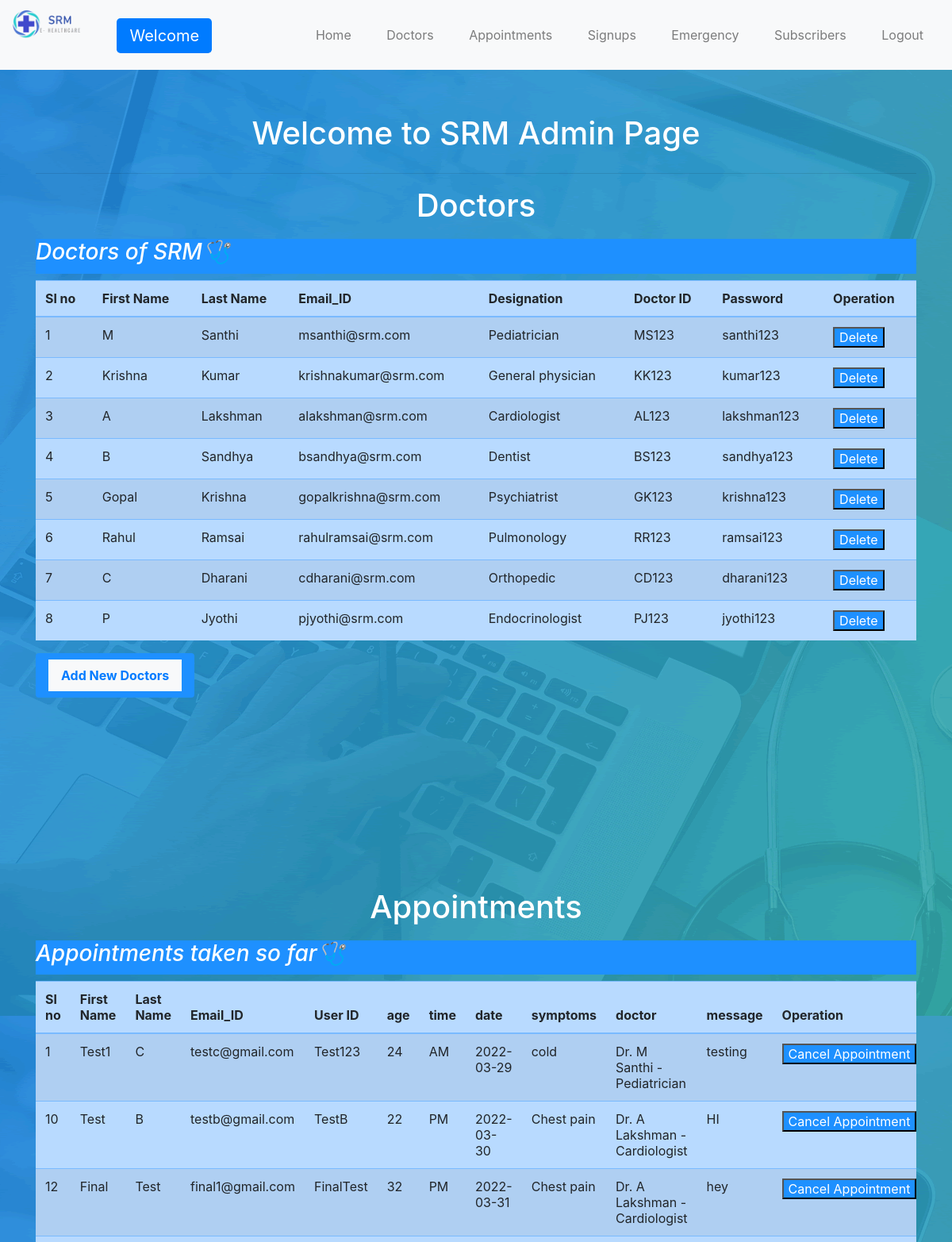
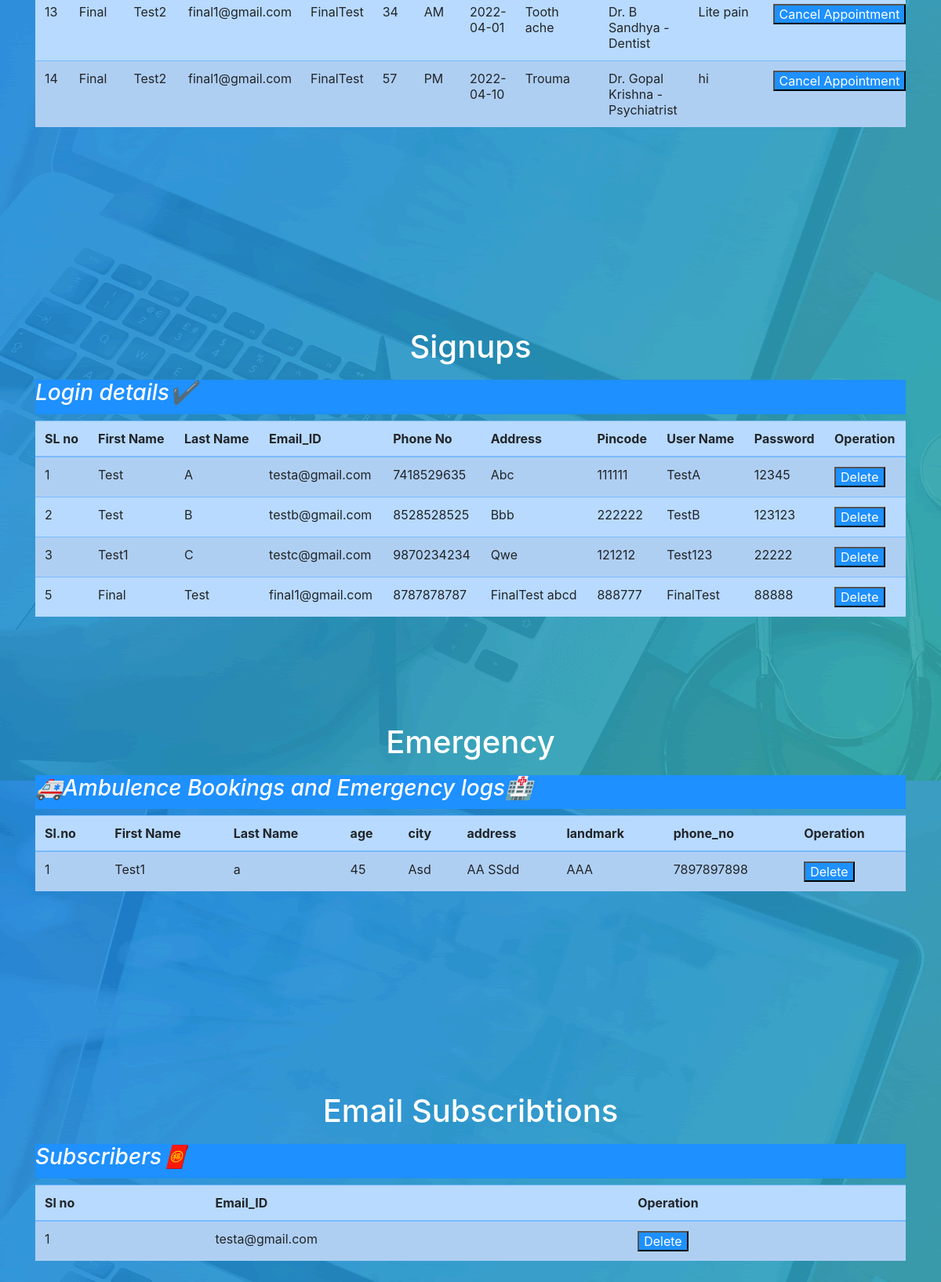
/admins.php, run on the app's committed database (2 pictures, top to bottom).
### tables this page shows
CREATE TABLE `doctors` (
  `sl_no` bigint(250) NOT NULL,
  `f_name` varchar(250) NOT NULL,
  `l_name` varchar(250) NOT NULL,
  `email_id` varchar(250) NOT NULL,
  `designation` varchar(250) NOT NULL,
  `dr_id` varchar(10) NOT NULL,
  `pswd` varchar(250) NOT NULL
);

CREATE TABLE `appointments` (
  `sl_no` bigint(250) NOT NULL,
  `f_name` varchar(250) NOT NULL,
  `l_name` varchar(250) NOT NULL,
  `email_id` varchar(250) NOT NULL,
  `username` varchar(250) NOT NULL,
  `age` int(250) NOT NULL,
  `time` varchar(250) NOT NULL,
  `date` varchar(250) NOT NULL,
  `symptoms` varchar(250) NOT NULL,
  `doctor` varchar(250) NOT NULL,
  `other_details` varchar(250) NOT NULL
);

CREATE TABLE `clientlogins` (
  `sl_no` bigint(250) NOT NULL,
  `f_name` varchar(250) NOT NULL,
  `l_name` varchar(250) NOT NULL,
  `email_id` varchar(250) NOT NULL,
  `ph_no` varchar(250) NOT NULL,
  `address` varchar(250) NOT NULL,
  `pincode` varchar(250) NOT NULL,
  `username` varchar(250) NOT NULL,
  `cr_pswd` varchar(250) NOT NULL,
  `cn_pswd` varchar(250) NOT NULL
);

CREATE TABLE `emergency` (
  `sl_no` bigint(250) NOT NULL,
  `f_name` varchar(250) NOT NULL,
  `l_name` varchar(250) NOT NULL,
  `age` varchar(250) NOT NULL,
  `city` varchar(250) NOT NULL,
  `address` varchar(250) NOT NULL,
  `landmark` varchar(250) NOT NULL,
  `phone_no` varchar(250) NOT NULL
);

CREATE TABLE `subscriptions` (
  `sl_no` bigint(250) NOT NULL,
  `Email_ID` varchar(250) NOT NULL
);

### admins.php (the view, shortened to what this page needs)
<html>
    <head>
    <link rel="stylesheet" href="https://cdn.jsdelivr.net/npm/bootstrap@4.5.3/dist/css/bootstrap.min.css">
        <link rel="stylesheet" href="style.css">
        <link rel="stylesheet" href="css/responsive.css">
    </head>
    <body>
  <nav class="navbar fixed-top navbar-expand-lg navbar-light bg-light">
  <a class="navbar-brand" href="#"><img src="images/flogo.png" width="25%" class="d-inline-block align-top" alt="" loading="lazy">
  <h1 class="btn btn-lg btn-primary" id="addid"> <?php
  echo "Welcome  ".$_SESSION['adid'];
  ?></h1>
  </a>
  <div class="collapse navbar-collapse" id="navbarNav">
    <ul class="navbar-nav">
      <li class="nav-item">
        <button type="button" class="btn btn-outline-primary"><a class="nav-link" href="#">Home</a></button>
      </li>&nbsp;
      <li class="nav-item active">
        <button type="button" class="btn btn-outline-primary"><a class="nav-link" href="#Doctors">Doctors</a></button>
      </li>&nbsp;
      <li class="nav-item active">
        <button type="button" class="btn btn-outline-primary"><a class="nav-link" href="#Appointments">Appointments</a></button>
      </li>&nbsp;
      <li class="nav-item active">
        <button type="button" class="btn btn-outline-primary"><a class="nav-link" href="#Signups">Signups</a></button>
      </li>&nbsp;
      <li class="nav-item active">
        <button type="button" class="btn btn-outline-primary"><a class="nav-link" href="#Emergency">Emergency</a></button>
      </li>&nbsp;
      <li class="nav-item active">
        <button type="button" class="btn btn-outline-primary"><a class="nav-link" href="#Subscribers">Subscribers</a></button>
      </li>&nbsp;
      <li class="nav-item active">
        <button type="button" class="btn btn-outline-primary"><a class="nav-link" href="management.html">Logout</a></button>
      </li>
    </ul>
  </div>
</nav>
            </body>
</html>
<html>
    <head>
    <link rel="stylesheet" href="https://cdn.jsdelivr.net/npm/bootstrap@4.5.3/dist/css/bootstrap.min.css">
    </head>
    <body>
      <div id="Doctors" class="section wow fadeIn">
        <div class="container">
          <br>
        <h1>
          Welcome to SRM Admin Page</h1><hr>
        <h1>Doctors</h1>
            <h3>Doctors of SRM🩺</h3>
<div class="table-responsive">
        <table class="table table-striped table-primary">
            <thead>
            <tr>
                <th>Sl no</th>
                <th>First Name</th>
                <th>Last Name</th>
                <th>Email_ID</th>
                <th>Designation</th>
                <th>Doctor ID</th>
                <th>Password</th>
                <th colspan="2" align="center">Operation</th>
                </tr></thead>
<?php
            include("connection.php");
            $query = "SELECT * FROM doctors";
            $data = mysqli_query($con,$query);
            $total = mysqli_num_rows($data);
                if($total != 0){
                    while($result = mysqli_fetch_assoc($data)){
                        echo"
                        <tr>
                        <td>".$result['sl_no']."</td>
                        <td>".$result['f_name']."</td>
                        <td>".$result['l_name']."</td>
                        <td>".$result['email_id']."</td>
                        <td>".$result['designation']."</td>
                        <td>".$result['dr_id']."</td>
                        <td>".$result['pswd']."</td>
                        <td><a href= 'delete2.php?dr_id=$result[dr_id]' onclick = 'return checkdelete()'><input type = 'submit' value='Delete' id = 'dc'></td>
                        </tr>
                        ";
                    }
                }
                else{
                    echo "No recodrs found";
                }
            ?>
        </table>
      </div>
        <button class="nav-link btn" id="dc"><b><a class="nav-link bg-light" href="addoct.html">Add New Doctors</a></b></button>
            </div>
          </div>
    </body>
</html>
<html>
    <head>
    <link rel="stylesheet" href="https://cdn.jsdelivr.net/npm/bootstrap@4.5.3/dist/css/bootstrap.min.css">
    </head>
    <body>
      <div id="Appointments" class="section wow fadeIn">
        <div class="container">
        <h1>Appointments</h1>
            <div><h3>Appointments taken so far🩺</h3>
        </div>
        <div class="table-responsive">
        <table class="table table-striped table-primary">
            <thead>
            <tr>
                <th>Sl no</th>
                <th>First Name</th>
                <th>Last Name</th>
                <th>Email_ID</th>
                <th>User ID</th>
                <th>age</th>
                <th>time</th>
                <th>date</th>
                <th>symptoms</th>
                <th>doctor</th>
                <th>message</th>
                <th colspan="2" align="center">Operation</th>
                </tr></thead>
<?php
            include("connection.php");
            $query = "SELECT * FROM appointments";
            $data = mysqli_query($con,$query);
            $total = mysqli_num_rows($data);
                if($total != 0){
                    while($result = mysqli_fetch_assoc($data)){
                        echo"
                        <tr>
                        <td>".$result['sl_no']."</td>
                        <td>".$result['f_name']."</td>
                        <td>".$result['l_name']."</td>
                        <td>".$result['email_id']."</td>
                        <td>".$result['username']."</td>
                        <td>".$result['age']."</td>
                        <td>".$result['time']."</td>
                        <td>".$result['date']."</td>
                        <td>".$result['symptoms']."</td>
                        <td>".$result['doctor']."</td>
                        <td>".$result['other_details']."</td>
                        <td><a href= 'delete3.php?date=$result[date]' onclick = 'return checkdelete()'><input type = 'submit' value='Cancel Appointment' id = 'dc'></td>
                        </tr>
                        ";
                    }
                }
                else{
                    echo "No recodrs found";
                }
            ?>
        </table>
      </div>
            </div>
          </div>
    </body>
</html>
<html>
    <head>
    <link rel="stylesheet" href="https://cdn.jsdelivr.net/npm/bootstrap@4.5.3/dist/css/bootstrap.min.css">
    </head>
    <body>
<div id="Signups" class="section wow fadeIn">
  <div class="container">
<div id="signups">
<h1>Signups</h1>
    <h3>Login details✔</h3>
    <div class="table-responsive">
<table class="table table-striped table-primary">
    <thead>
    <tr>
        <th>SL no</th>
        <th>First Name</th>
        <th>Last Name</th>
        <th>Email_ID</th>
        <th>Phone No</th>
        <th>Address</th>
        <th>Pincode</th>
        <th>User Name</th>
        <th>Password</th>
        <th colspan="2" align="center">Operation</th>
    </tr>
        </thead>
<?php
    include("connection.php");
    $query = "SELECT * FROM clientlogins";
    $data = mysqli_query($con,$query);
    $total = mysqli_num_rows($data);
        if($total != 0){
            while($result = mysqli_fetch_assoc($data)){
                echo"
                <tr>
                <td>".$result['sl_no']."</td>
                <td>".$result['f_name']."</td>
                <td>".$result['l_name']."</td>
                <td>".$result['email_id']."</td>
                <td>".$result['ph_no']."</td>
                <td>".$result['address']."</td>
                <td>".$result['pincode']."</td>
                <td>".$result['username']."</td>
                <td>".$result['cn_pswd']."</td>
                <td><a href= 'delete1.php?username=$result[username]' onclick = 'return checkdelete()'><input type = 'submit' value='Delete' id = 'dc'></td>
                </tr>
                ";
            }
        }
        else{
            echo "No recodrs found";
        }
    ?>
</table>
</div>
    </div>
    </div>
<html>
    <head>
    <link rel="stylesheet" href="https://cdn.jsdelivr.net/npm/bootstrap@4.5.3/dist/css/bootstrap.min.css">
    </head>
    <body>
        <div id="Emergency" class="section wow fadeIn">
          <div class="container">
        <h1>Emergency</h1>
            <div><h3>🚑Ambulence Bookings and Emergency logs🏥</h3>
        </div>
        <div class="table-responsive">
        <table class="table table-striped table-primary">
            <thead>
            <tr>
                <th>Sl.no</th>
                <th>First Name</th>
                <th>Last Name</th>
                <th>age</th>
                <th>city</th>
                <th>address</th>
                <th>landmark</th>
                <th>phone_no</th>
               <th colspan="2" align="center">Operation</th>
                </tr></thead>
<?php
            include("connection.php");
            $query = "SELECT * FROM emergency";
            $data = mysqli_query($con,$query);
            $total = mysqli_num_rows($data);
                if($total != 0){
                    while($result = mysqli_fetch_assoc($data)){
                        echo"
                        <tr>
                        <td>".$result['sl_no']."</td>
                        <td>".$result['f_name']."</td>
                        <td>".$result['l_name']."</td>
                        <td>".$result['age']."</td>
                        <td>".$result['city']."</td>
                        <td>".$result['address']."</td>
                        <td>".$result['landmark']."</td>
                        <td>".$result['phone_no']."</td>
                        <td><a href= 'delete4.php?sl_no=$result[sl_no]' onclick = 'return checkdelete()'><input type = 'submit' value='Delete' id = 'dc'></td>
                        </tr>
                        ";
                    }
                }
                else{
                    echo "No recodrs found";
                }
            ?>
        </table>
      </div>
            </div>
          </div>
    </body>
</html>
<html>
    <head>
    <link rel="stylesheet" href="https://cdn.jsdelivr.net/npm/bootstrap@4.5.3/dist/css/bootstrap.min.css">
    </head>
    <body>
      <div id="Subscribers" class="section wow fadeIn">
        <div class="container">
        <h1>Email Subscribtions</h1>
            <div><h3>Subscribers🧧</h3>
        </div>
        <div class="table-responsive">
        <table class="table table-striped table-primary">
            <thead>
            <tr>
                <th>Sl no</th>
                <th>Email_ID</th>
                <th colspan="2" align="center">Operation</th>
                </tr></thead>
<?php
            include("connection.php");
            $query = "SELECT * FROM subscriptions";
            $data = mysqli_query($con,$query);
            $total = mysqli_num_rows($data);
                if($total != 0){
                    while($result = mysqli_fetch_assoc($data)){
                        echo"
                        <tr>
                        <td>".$result['sl_no']."</td>
                        <td>".$result['Email_ID']."</td>
                        <td><a href= 'delete5.php? Email_ID=$result[Email_ID]' onclick = 'return checkdelete()'><input type = 'submit' value='Delete' id = 'dc'></td>
                        </tr>
                        ";
                    }
                }
                else{
                    echo "No recodrs found";
                }
            ?>
        </table>
      </div>
            </div>
          </div>
    </body>
</html>

### style.css (style rules this page uses)
body { color: #999; font-size: 15px; font-family: 'Source Sans Pro', sans-serif; line-height: 1.80857; }
a { color: #1f1f1f; text-decoration: none !important; outline: none !important; -webkit-transition: all .3s ease-in-out; -moz-transition: all .3s ease-in-out; -ms-transition: all .3s ease-in-out; -o-transition: all .3s ease-in-out; transition: all .3s ease-in-out; }
h1, h2, h3, h4, h5, h6 { letter-spacing: 0; font-weight: normal; position: relative; padding: 0 0 10px 0; font-weight: normal; line-height: 120% !important; color: #1f1f1f; margin: 0 }
h1 { font-size: 24px }
h3 { font-size: 18px }
a { color: #1f1f1f; text-decoration: none; outline: none; }
a, .btn { text-decoration: none !important; outline: none !important; -webkit-transition: all .3s ease-in-out; -moz-transition: all .3s ease-in-out; -ms-transition: all .3s ease-in-out; -o-transition: all .3s ease-in-out; transition: all .3s ease-in-out; }
.navbar-nav li { position: relative; }
.section { display: block; position: relative; overflow: hidden; padding: 120px 0; }
.btn { border: 0 !important; }

### css/responsive.css (style rules this page uses)
@media (max-width: 1200px) { .container { width: 90%; } }

### admins.php (style rules this page uses)
body { background-image:url(images/price-bg.png); }
#dc { text-align: center; background-color: DodgerBlue; color: white; }
h1 { color: white; text-align: center; }
#addid { padding-top: 10px; padding-bottom: 10px; margin-top: 10px; text-align:center; }
h3 { text-align: left; background-color: DodgerBlue; color: white; font-style: oblique; }

### data on the page
doctors: sl_no "1", f_name "M", l_name "Santhi", email "msanthi@srm.com", designation "Pediatrician", dr "MS123", pswd "santhi123"
doctors: sl_no "2", f_name "Krishna", l_name "Kumar", email "krishnakumar@srm.com", designation "General physician", dr "KK123", pswd "kumar123"
doctors: sl_no "3", f_name "A", l_name "Lakshman", email "alakshman@srm.com", designation "Cardiologist", dr "AL123", pswd "lakshman123"
doctors: sl_no "4", f_name "B", l_name "Sandhya", email "bsandhya@srm.com", designation "Dentist", dr "BS123", pswd "sandhya123"
doctors: sl_no "5", f_name "Gopal", l_name "Krishna", email "gopalkrishna@srm.com", designation "Psychiatrist", dr "GK123", pswd "krishna123"
doctors: sl_no "6", f_name "Rahul", l_name "Ramsai", email "rahulramsai@srm.com", designation "Pulmonology", dr "RR123", pswd "ramsai123"
doctors: sl_no "7", f_name "C", l_name "Dharani", email "cdharani@srm.com", designation "Orthopedic", dr "CD123", pswd "dharani123"
doctors: sl_no "8", f_name "P", l_name "Jyothi", email "pjyothi@srm.com", designation "Endocrinologist", dr "PJ123", pswd "jyothi123"
appointments: sl_no "1", f_name "Test1", l_name "C", email "testc@gmail.com", username "Test123", age "24", time "AM", date "2022-03-29", symptoms "cold", doctor "Dr. M Santhi - Pediatrician", other_details "testing"
appointments: sl_no "10", f_name "Test", l_name "B", email "testb@gmail.com", username "TestB", age "22", time "PM", date "2022-03-30", symptoms "Chest pain", doctor "Dr. A Lakshman - Cardiologist", other_details "HI"
appointments: sl_no "12", f_name "Final", l_name "Test", email "final1@gmail.com", username "FinalTest", age "32", time "PM", date "2022-03-31", symptoms "Chest pain", doctor "Dr. A Lakshman - Cardiologist", other_details "hey"
appointments: sl_no "13", f_name "Final", l_name "Test2", email "final1@gmail.com", username "FinalTest", age "34", time "AM", date "2022-04-01", symptoms "Tooth ache", doctor "Dr. B Sandhya - Dentist", other_details "Lite pain"
appointments: sl_no "14", f_name "Final", l_name "Test2", email "final1@gmail.com", username "FinalTest", age "57", time "PM", date "2022-04-10", symptoms "Trouma", doctor "Dr. Gopal Krishna - Psychiatrist", other_details "hi"
clientlogins: sl_no "1", f_name "Test", l_name "A", email "testa@gmail.com", ph_no "7418529635", address "Abc", pincode "111111", username "TestA", cn_pswd "12345"
clientlogins: sl_no "2", f_name "Test", l_name "B", email "testb@gmail.com", ph_no "8528528525", address "Bbb", pincode "222222", username "TestB", cn_pswd "123123"
clientlogins: sl_no "3", f_name "Test1", l_name "C", email "testc@gmail.com", ph_no "9870234234", address "Qwe", pincode "121212", username "Test123", cn_pswd "22222"
clientlogins: sl_no "5", f_name "Final", l_name "Test", email "final1@gmail.com", ph_no "8787878787", address "FinalTest abcd", pincode "888777", username "FinalTest", cn_pswd "88888"
emergency: sl_no "1", f_name "Test1", l_name "a", age "45", city "Asd", address "AA SSdd", landmark "AAA", phone_no "7897897898"
subscriptions: sl_no "1", Email_ID "testa@gmail.com"
